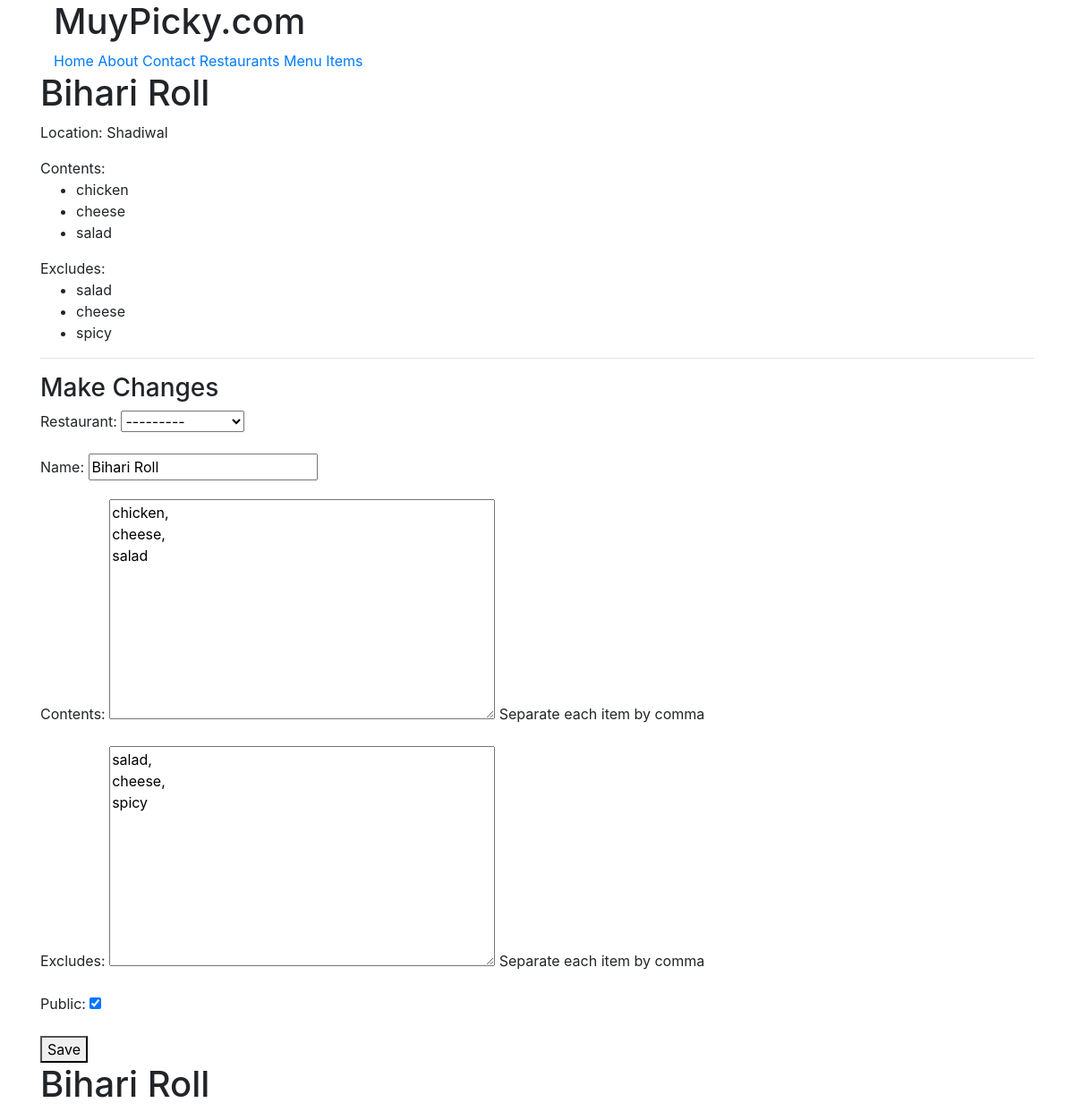
Page /items/2/ (signed in) on the committed database.
### menus/models.py (models this page shows, shortened)
class Item(models.Model):
	user = models.ForeignKey(settings.AUTH_USER_MODEL)
	restaurant = models.ForeignKey(RestaurantLocation)
	name = models.CharField(max_length=120)
	contents = models.TextField(help_text='Separate each item by comma')
	excludes = models.TextField(blank=True, null=True, help_text='Separate each item by comma')
	public = models.BooleanField(default=True)
	timestamp = models.DateTimeField(auto_now_add=True)
	updated = models.DateTimeField(auto_now=True)
	class Meta:
		ordering = ['-updated', '-timestamp']
	def __str__(self):
		return self.name
	def get_contents(self):
		return self.contents.split(",")
	def get_excludes(self):
		return self.excludes.split(",")

### restaurant/models.py (models this page shows, shortened)
class RestaurantLocation(models.Model):
	owner 		 = models.ForeignKey(User)
	name     	 = models.CharField(max_length=120)
	location     = models.CharField(max_length=120, null=True, blank=True)
	category     = models.CharField(max_length=120, null=True, blank=True)
	timestamp 	 = models.DateTimeField(auto_now_add=True)
	updated 	 = models.DateTimeField(auto_now=True)
	slug         = models.SlugField(null=True, blank=True)
	objects 	 = RestaurantLocationManager()
	def __str__(self):
		return self.name

### menus/views.py (the view)
# urls.py: url(r'^(?P<pk>\d+)/$', ItemUpdateView.as_view(), name='detail'),
class ItemUpdateView(LoginRequiredMixin, UpdateView):
	form_class = ItemForm
	template_name = 'menus/detail-update.html'
	def get_queryset(self):
		return Item.objects.filter(user=self.request.user)
	def get_context_data(self, *args, **kwargs):
		context = super(ItemUpdateView, self).get_context_data(*args, **kwargs)
		context['title'] = 'Update View'
		return context
	def get_form_kwargs(self):
		kwargs = super(ItemUpdateView, self).get_form_kwargs()
		kwargs['user'] = self.request.user
		return kwargs

### menus/forms.py
class ItemForm(forms.ModelForm):
	class Meta:
		model = Item
		fields = [
		'restaurant',
		'name',
		'contents',
		'excludes',
		'public'
		]
	def __init__(self, user=None, *args, **kwargs):
		print(user)
		print(kwargs)
		super(ItemForm, self).__init__(*args, **kwargs)
		self.fields['restaurant'].queryset = RestaurantLocation.objects.filter(owner=user)

### restaurant/models.py (called while the page is built)
	def get_queryset(self):
		return RestaurantLocationQuerySet(self.model, using=self._db)

### menus/templates/menus/detail-update.html (shortened to what this page needs)
{% extends "base.html" %}
{% block content %}
<h1>{{form.instance.name}}</h1>
<p>Location: {{form.instance.restaurant.name}}</p>
		{% if form.instance.contents %}
		Contents:
		<ul>
			{% for item in form.instance.get_contents  %}
				<li> {{item}}</li>
			{%endfor%}
		</ul>
		{%endif%}
		{% if form.instance.excludes %}
		Excludes:
		<ul>
			{% for item in form.instance.get_excludes  %}
				<li> {{item}}</li>
			{%endfor%}
		</ul>
		{%endif%}
		<hr/>
		<h3>Make Changes</h3>
		{% include 'snippets/form-snippet.html' with form=form %}
{%endblock%}

### templates/snippets/form-snippet.html (shortened to what this page needs)
<form method="POST">
{{form.as_p}}
<button type='submit'>Save</button>
{% if form.instance %}
<h1>{{form.instance.name}}</h1>
{%endif%}

### rows in the picture
Item: instance.name "Bihari Roll", instance.restaurant.name "Shadiwal", restaurant "---------", contents "chicken, cheese, salad", excludes "salad, cheese, spicy", public "☑"
RestaurantLocation: name "Bihari Roll"

### other values in the picture
{{ item }} "chicken" "cheese" "salad"
{{ item }} "salad" "cheese" "spicy"
